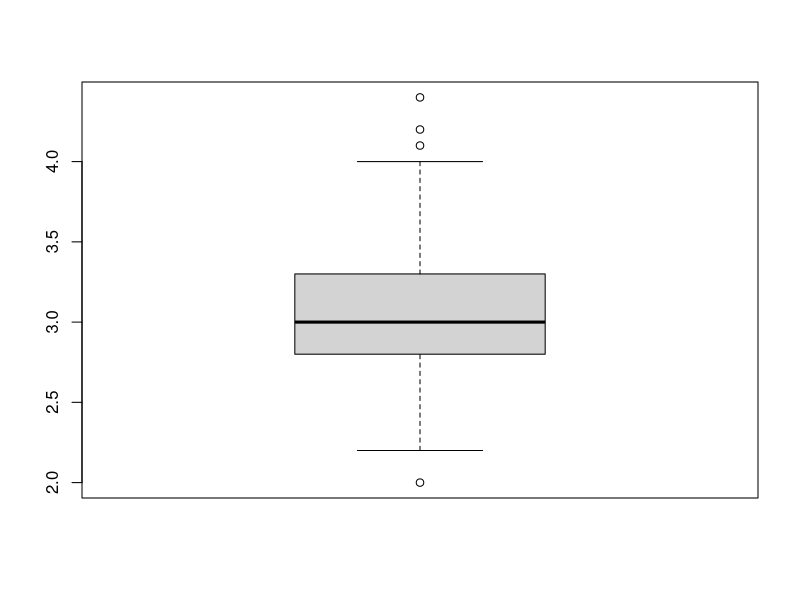
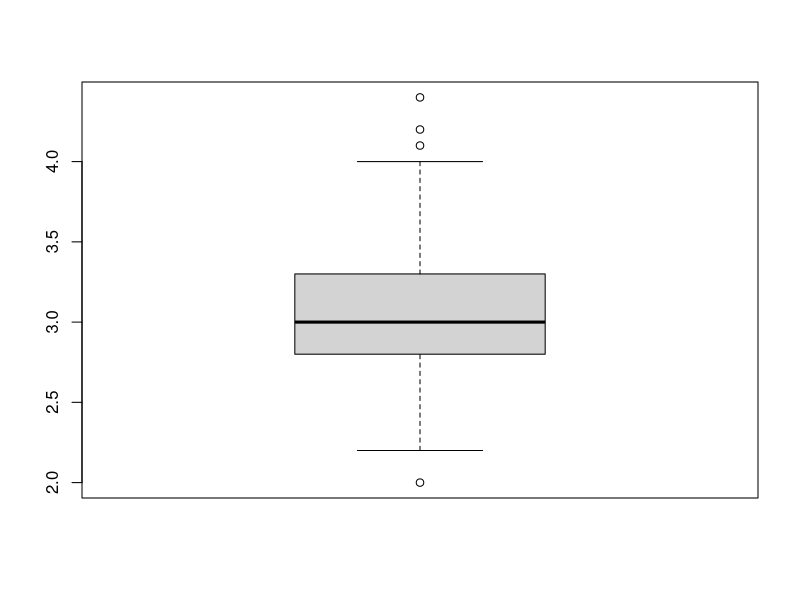
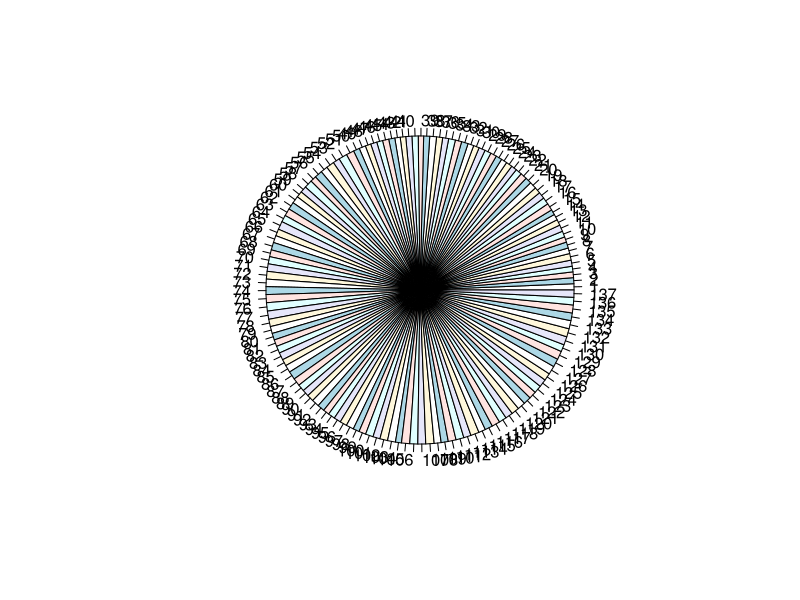

Here is the R script that generated these plots, in order:
## ---- chunk 1
seq(1,10)
## ---- chunk 2
x<-seq(1:100)
x
y<-seq(1,100, by=5)
y
# The difference in the length of x and y is 100 and 20.
# x is having all the integers from 1 to 100, so length of x is 100, Whereas length of y is 20, as it has every fifth integer.
## ---- chunk 3
x<-c(3,6,7,10,15,22,23,24,30)
x
x_square<-x^2
x_square
mean(x_square[5:9])
median(x_square[5:9])
## ---- chunk 4
factorVar <- factor(c(1, 6, 5.4, 3.2));as.numeric(factorVar)
# Yes it is a right command as answer convert factors from increasing to decreasing.1 belongs to least number 1 and 4 belong to highest number 6 in data set and so on.
## ---- chunk 5
# We can use this as an argument in read.csv to replace '?' and '!'with 'NA' using this argument in read.csv.
   na.strings=c("","?","!","NA")
## ---- chunk 6

n <- 1:100
sum(2^n/(factorial(n-1)))


## ---- chunk 7

n <- 1:10
sum( ((2^n) / (n^2)) + ((n^4) / (4^n)) )
## ---- chunk 8

sum(1/factorial((0:10)+1))
## ---- chunk 9
prod( (3*(3:33)) + (3/((3:33)^(1/3))) )
## ---- chunk 10
# It is a vector of NA length 6. Starting from 0 to 5. 
## ---- chunk 11
# is.vector() tests,if R object is a vector or not. If R object is a vector then it returns value TRUE and vice versa . While is.numeric() tests if R object is a numeric vector or not.
# For Example, if z is a vector of characters z<-c("a","b","c") then tO check whether z is a vector,use is.vector(z). It will return value TRUE. but if you want to  check the same vector with is.numeric(), it will return value as FALSE. It is  because class of Vector is character not numeric.

## ---- chunk 12
# Advantages:
# 1.It is a very powerful app and can give visualization of even most complex data.
# 2. It doesn't require any prior knowledge of HTML, CSS or Javascript to build this app complete functionally.
# 3. Response Time of this app is real.It means that Output deliver in a very short span of time and thus make it real time.
# Disadvantages:
# 1. It requires timely updates in order to avoid the dysfunctionality of this app.
# 2. It is open and has free access to anyone. You can not block anyone's access.
# 3. Free version has some restrictions.YOu are provided with only 25 active hours per month per account.

## ---- chunk 13
library(datasets)
## ---- chunk 14
head(iris)
## ---- chunk 15
sapply(iris[, 1:4], FUN = mean, na.rm = T)
## ---- chunk 16
iris[is.na(iris)]<-0
## ---- chunk 17
sd(iris$Petal.Length)
sd(iris$Sepal.Length)
## ---- chunk 18
boxplot(iris$Sepal.Width)
outvals <- boxplot(iris$Sepal.Width)$out
outvals

## ---- chunk 19
summary(iris$Sepal.Width)
quantile(iris$Sepal.Width, 0.75)

## ---- chunk 20
indices <- iris[ ,1] < 7.0
pie(iris$Sepal.Length[indices])
